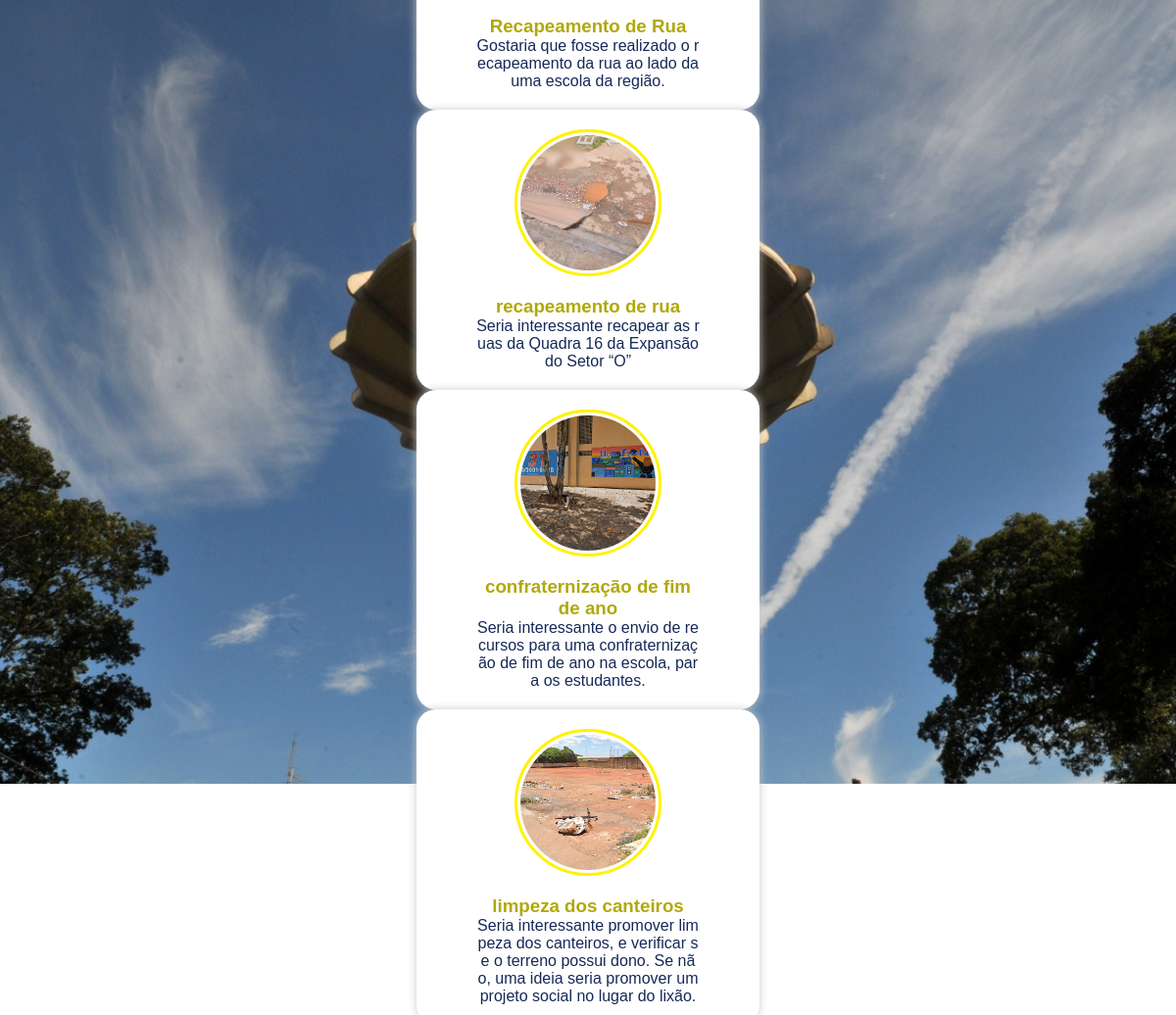
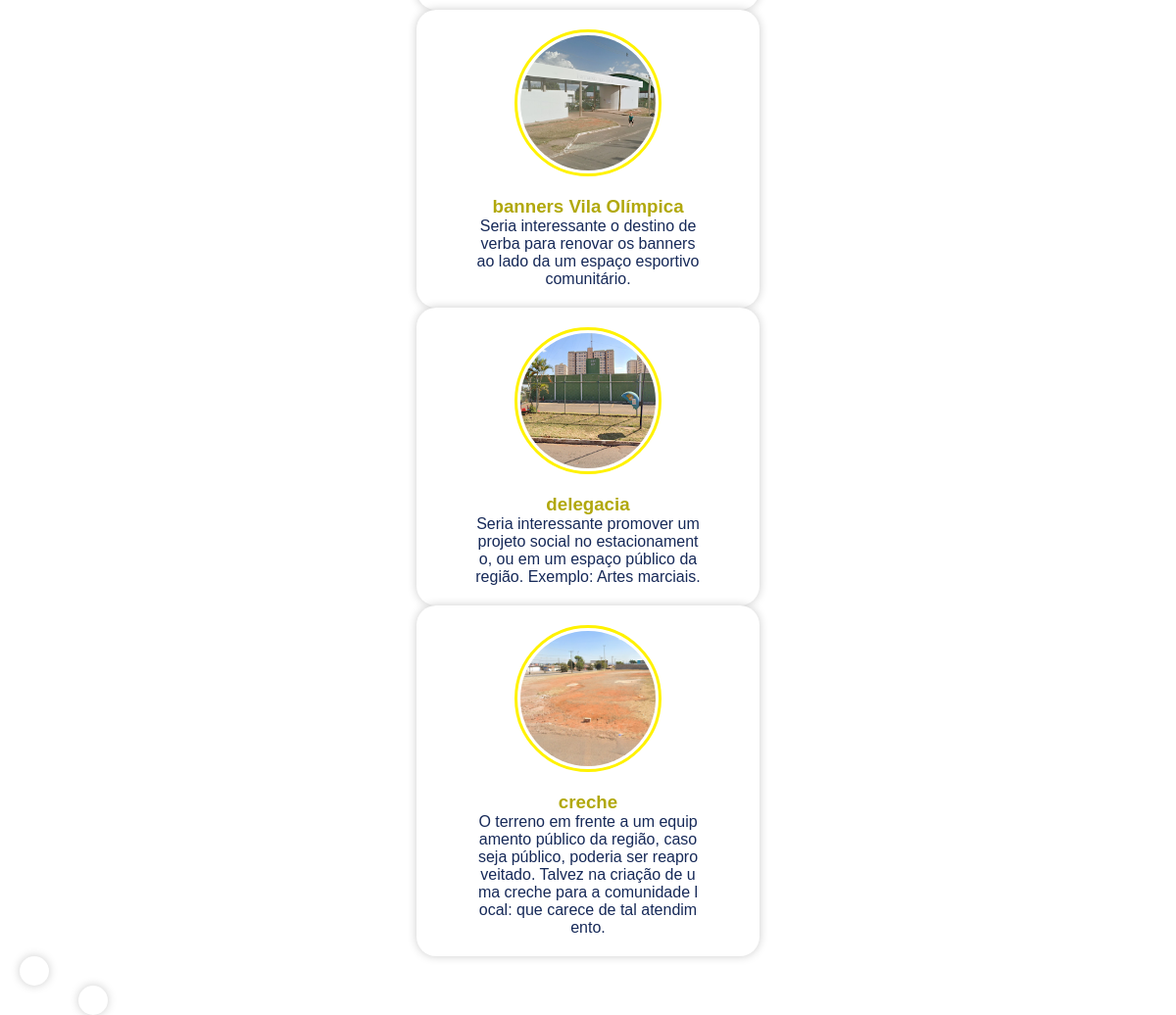
The page /view/centro.php (signed in) on the database its author committed (2 pictures, top to bottom).
### tables this page shows
CREATE TABLE IF NOT EXISTS `tb_projeto` (
  `idprojeto` INT(11) NOT NULL AUTO_INCREMENT,
  `titulo` VARCHAR(45) NOT NULL,
  `arquivo` VARCHAR(255) NOT NULL,
  `descricao` VARCHAR(255) NOT NULL,
  `dataHora` TIMESTAMP NOT NULL DEFAULT CURRENT_TIMESTAMP ON UPDATE CURRENT_TIMESTAMP,
  `idtipo_projeto` INT(11) NOT NULL,
  `idprefeitura` INT(11) NOT NULL,
  `idstatus` INT(11) NOT NULL,
  `idtipo_regiao` INT(11) NOT NULL,
  PRIMARY KEY (`idprojeto`),
  INDEX `fk_tb_projeto_tb_tipo_projeto1_idx` (`idtipo_projeto` ASC),
  INDEX `fk_tb_projeto_tb_prefeito_comunitario1_idx` (`idprefeitura` ASC),
  INDEX `fk_tb_projeto_tb_status1_idx` (`idstatus` ASC),
  INDEX `fk_tb_projeto_tipo_regiao1_idx` (`idtipo_regiao` ASC),
  CONSTRAINT `fk_tb_projeto_tb_prefeito_comunitario1`
    FOREIGN KEY (`idprefeitura`)
    REFERENCES `tb_prefeito_comunitario` (`idprefeitura`)
    ON DELETE NO ACTION
    ON UPDATE NO ACTION,
  CONSTRAINT `fk_tb_projeto_tb_status1`
    FOREIGN KEY (`idstatus`)
    REFERENCES `tb_status` (`idstatus`)
    ON DELETE NO ACTION
    ON UPDATE NO ACTION,
  CONSTRAINT `fk_tb_projeto_tb_tipo_projeto1`
    FOREIGN KEY (`idtipo_projeto`)
    REFERENCES `tb_tipo_projeto` (`idtipo_projeto`)
    ON DELETE NO ACTION
    ON UPDATE NO ACTION,
  CONSTRAINT `fk_tb_projeto_tipo_regiao1`
    FOREIGN KEY (`idtipo_regiao`)
    REFERENCES `tb_tipo_regiao` (`idtipo_regiao`)
    ON DELETE NO ACTION
    ON UPDATE NO ACTION);

### DAO/Tb_projetoDAO.php (called while the page is built, shortened)
<?php
class Tb_projetoDAO {
       public function pesquisar(){
         $pdo = Conexao::getInstance();
         $sql = "select * from tb_projeto;";
         $execucao = $pdo ->prepare($sql);
         $execucao ->execute();
         $resultado = $execucao->fetchAll(PDO::FETCH_ASSOC);
         return $resultado;
    }
    }

### view/centro.php (the view, shortened to what this page needs)
<!DOCTYPE html>
<html lang="en">
<head>
  <link rel="stylesheet" href="https://cdn.jsdelivr.net/npm/swiper@10/swiper-bundle.min.css" />
  <link rel="stylesheet" href="../css/mostrarProjetoCentro.css">
</head>
<body>
  <br>
  <div class="swiper-container">
    <div class="swiper mySwiper">
      <div class="swiper-wrapper">
        <?php
        switch ($_SESSION["descricao"]) {
            ?>
                <?php
          case "protocolo":
            require_once '../DAO/Tb_projetoDAO.php';
            $Tb_projetoDAO = new Tb_projetoDAO();
            $Tb_projetoDAO = $Tb_projetoDAO->pesquisar();
            foreach ($Tb_projetoDAO as $p) {
              $idprojeto = $p["idprojeto"];
              $arquivo = "../img/upload/" . $p["arquivo"];
              $titulo = $p["titulo"];
              $descicao = $p["descricao"];
              $status = $p["idstatus"];
              if (($status == 1)) {
                ?>
                <div class="swiper-slide">
                  <a href="../view/AlterarProjetoP.php?id=<?=$idprojeto?>" class="link">
                    <div class="card">
                      <div class="image">
                        <img src="<?= $arquivo ?>" alt="Card Image">
                      </div>
                      <h3><?= $titulo ?></h3>
                      <p><?= $descicao ?></p>
                    </div>
                  </a>
                </div>
        <?php
              }
            }
            break;
                  ?>
          <?php
      }
        ?>
      </div>
    </div>
    <div class="swiper-button-prev"></div>
    <div class="swiper-button-next"></div>
  </div>
</body>
</html>

### css/mostrarProjetoCentro.css (style rules this page uses)
* { padding: 0; margin: 0; box-sizing: border-box; font-family: 'Popins', sans-serif; transition: all 0.5s ease; }
body { width: 100%; height: 100vh; background: url(../img/WhatsApp-Image-2021-03-27-at-10.47.21.jpeg) no-repeat; background-size: cover; background-position: center; display: flex; flex-direction: column; justify-content: center; align-items: center; padding: 0 50px; }
.card { max-width: 350px; min-width: 350px; max-height: 0 auto; min-height: 0 auto; position: relative; background: #fff; border-radius: 20px; padding: 20px 60px; width: auto; box-shadow: 0 0 10px #ccc; display: flex; flex-direction: column; justify-content: flex-start; align-items: center; text-decoration: none; }
.card .image { width: 150px; height: 150px; padding: 3px; border: 3px solid rgb(255, 242, 0); background: #fff; border-radius: 50%; margin-bottom: 20px; }
.card .image img { width: 100%; height: 100%; object-fit: cover; border-radius: 50%; }
.card h3 { color: rgb(177, 168, 12); text-align: center; text-decoration: none; }
.card p { color: #162958; text-align: center; word-break: break-all; }
.swiper-container { position: relative; margin: 0 auto; width: 100%; }
.swiper { margin: 0 auto; cursor: grab; }
.swiper-slide { display: flex; justify-content: center; align-items: center; }
.swiper-button-next, .swiper-button-prev { width: 30px; height: 30px; border-radius: 50%; background: #fff; box-shadow: 0 0 10px #ccc; }
.swiper-button-next::after, .swiper-button-prev::after { font-size: 16px; font-weight: bold; color: #000; }
.swiper-button-next { transform: translateX(100%); }
.swiper-button-prev { transform: translateX(-100%); }
a:link { text-decoration:none; }

### rows shown on the page
tb_projeto: titulo "Recapeamento de Rua", descricao "Gostaria que fosse realizado o recapeamento da rua ao lado da uma escola da região."
tb_projeto: arquivo (picture), titulo "recapeamento de rua", descricao "Seria interessante recapear as ruas da Quadra 16 da Expansão do Setor “O”"
tb_projeto: arquivo (picture), titulo "confraternização de fim de ano", descricao "Seria interessante o envio de recursos para uma confraternização de fim de ano na escola, para os estudantes."
tb_projeto: arquivo (picture), titulo "limpeza dos canteiros", descricao "Seria interessante promover limpeza dos canteiros, e verificar se o terreno possui dono. Se não, uma ideia seria promover um projeto social no lugar do lixão."
tb_projeto: arquivo (picture), titulo "banners Vila Olímpica", descricao "Seria interessante o destino de verba para renovar os banners ao lado da um espaço esportivo comunitário."
tb_projeto: arquivo (picture), titulo "delegacia", descricao "Seria interessante promover um projeto social no estacionamento, ou em um espaço público da região. Exemplo: Artes marciais."
tb_projeto: arquivo (picture), titulo "creche", descricao "O terreno em frente a um equipamento público da região, caso seja público, poderia ser reaproveitado. Talvez na criação de uma creche para a comunidade local: que carece de tal atendimento."
